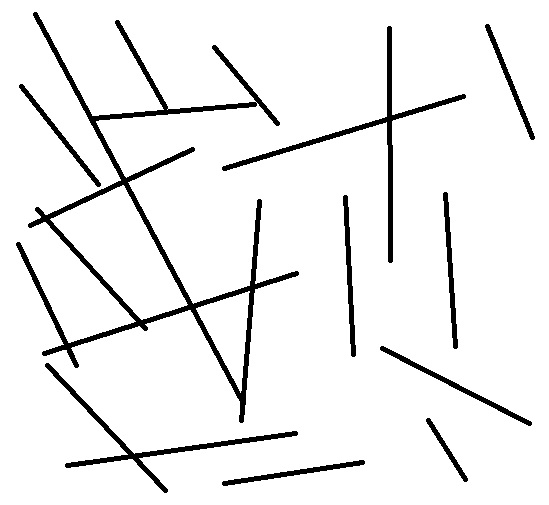
#> input picture OpenCV/images/lines.jpg, 549 x 505 px, found by its file name
$ python houghLine.py
#> lines starting #> are read from the running program, lines starting #| are printed output that depends on the picture; after the words box and inside, x2 and y2 are one past the last pixel; in counts of white or black regions, pixels touching at a corner belong together
import cv2
import numpy as np

img = cv2.imread(r'E:\Python\OpenCVLearning\OpenCV\images\lines.jpg', 1)
#> img is the input picture: shape (505, 549, 3); min 0, max 255, mean 238.4

grayImage = cv2.cvtColor(img,cv2.COLOR_BGR2GRAY)
cannyEdge = cv2.Canny(grayImage,100,200,apertureSize = 3)
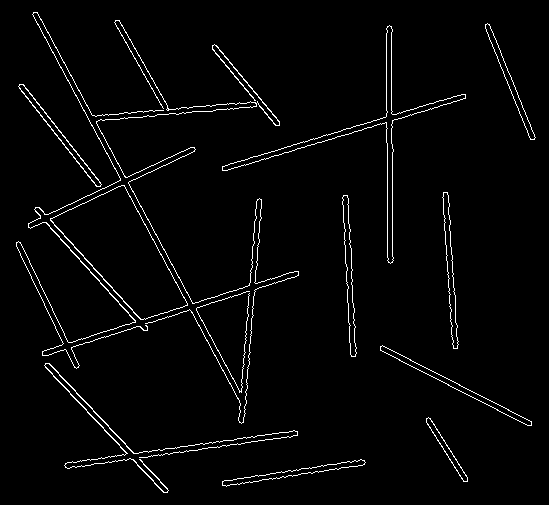
#> cannyEdge: shape (505, 549); 2.6% white in thin lines or dots
minLineLength = 30
maxLineGap = 10

lines = cv2.HoughLinesP(cannyEdge,1,np.pi/180,15,minLineLength,maxLineGap)
#> lines = 108 rows, first 6: [394, 351, 411, 360], [387, 257, 387, 143], [392, 256, 392, 152], [204, 325, 210, 336], [327, 135, 342, 130], [46, 40, 53, 53]
for line in lines:
    for x1,y1,x2,y2 in line:
        cv2.line(img,(x1,y1),(x2,y2),(0,0,255),2)
#> this loop made 108 passes
#> line on passes 1 to 12: [[394, 351, 411, 360]], [[387, 257, 387, 143]], [[392, 256, 392, 152]], [[204, 325, 210, 336]], [[327, 135, 342, 130]], [[46, 40, 53, 53]], [[77, 200, 118, 181]], [[71, 347, 81, 344]], [[215, 45, 261, 99]], [[46, 222, 76, 255]], [[158, 239, 164, 250]], [[170, 162, 182, 156]]
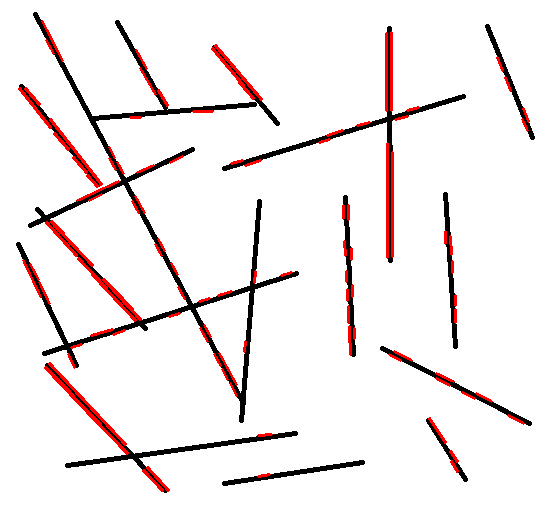
#> img: shape (505, 549, 3); 2.82% of pixels changed, all inside (x1, y1, x2, y2) = (18, 20, 530, 492)

cv2.imshow('hough',img)
cv2.waitKey(0)

$ run again, with OpenCV/images/circles.jpg copied over OpenCV/images/lines.jpg
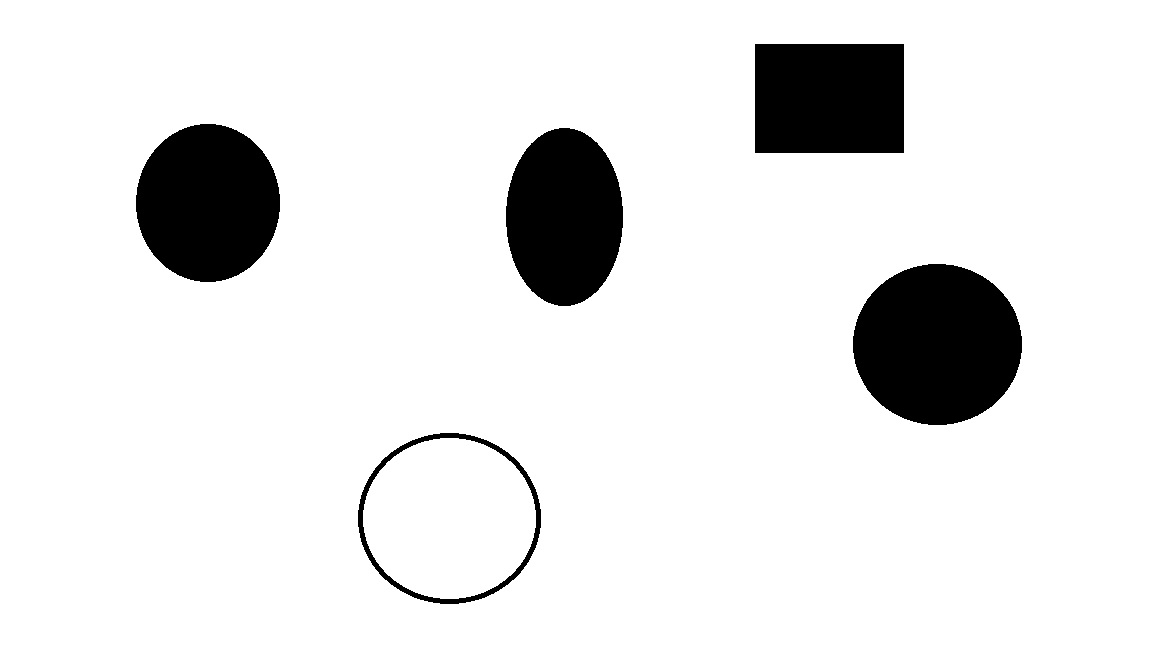
#> input picture OpenCV/images/circles.jpg, 1152 x 648 px, found by its file name
#> img is the input picture: shape (648, 1152, 3); min 0, max 255, mean 229.6
#> `cannyEdge = cv2.Canny(grayImage,100,200,apertureSize = 3)`:
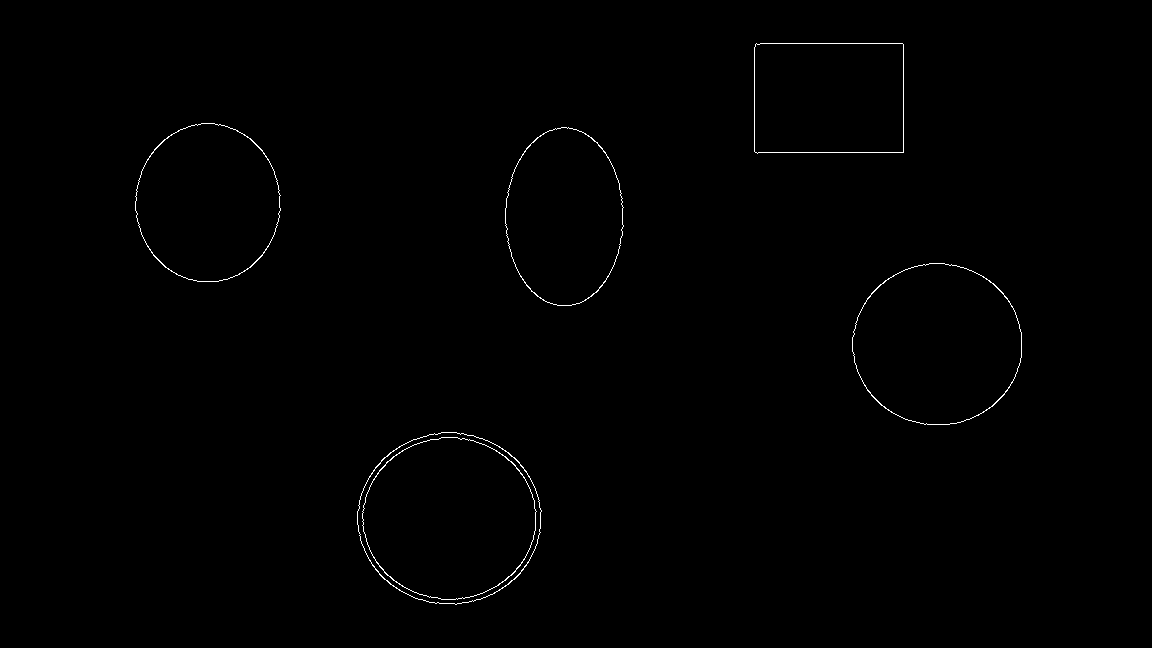
#> cannyEdge: shape (648, 1152); 0.42% white in thin lines or dots, all inside (x1, y1, x2, y2) = (135, 43, 1022, 605)
#> lines = 25 rows, first 6: [758, 152, 903, 152], [760, 43, 902, 43], [903, 151, 903, 44], [754, 151, 754, 47], [375, 560, 387, 575], [504, 580, 515, 571]
#> the loop `for line in lines:` made 25 passes
#> after the loop `for line in lines:`:
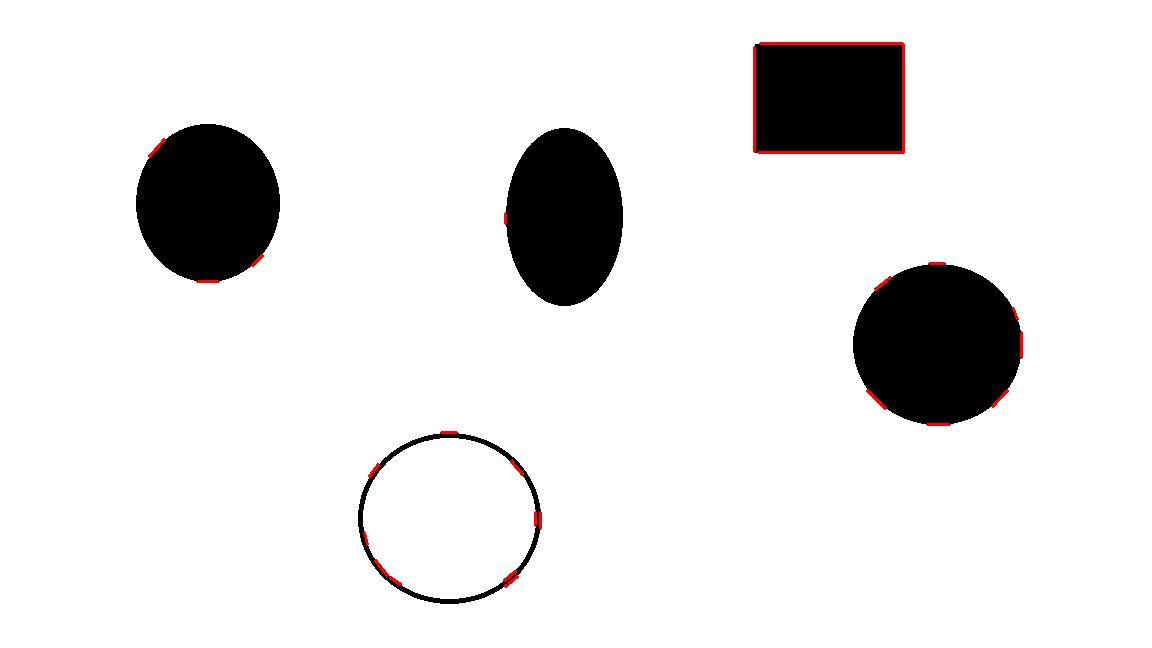
#> img: shape (648, 1152, 3); 0.37% of pixels changed, all inside (x1, y1, x2, y2) = (148, 42, 1023, 588)
